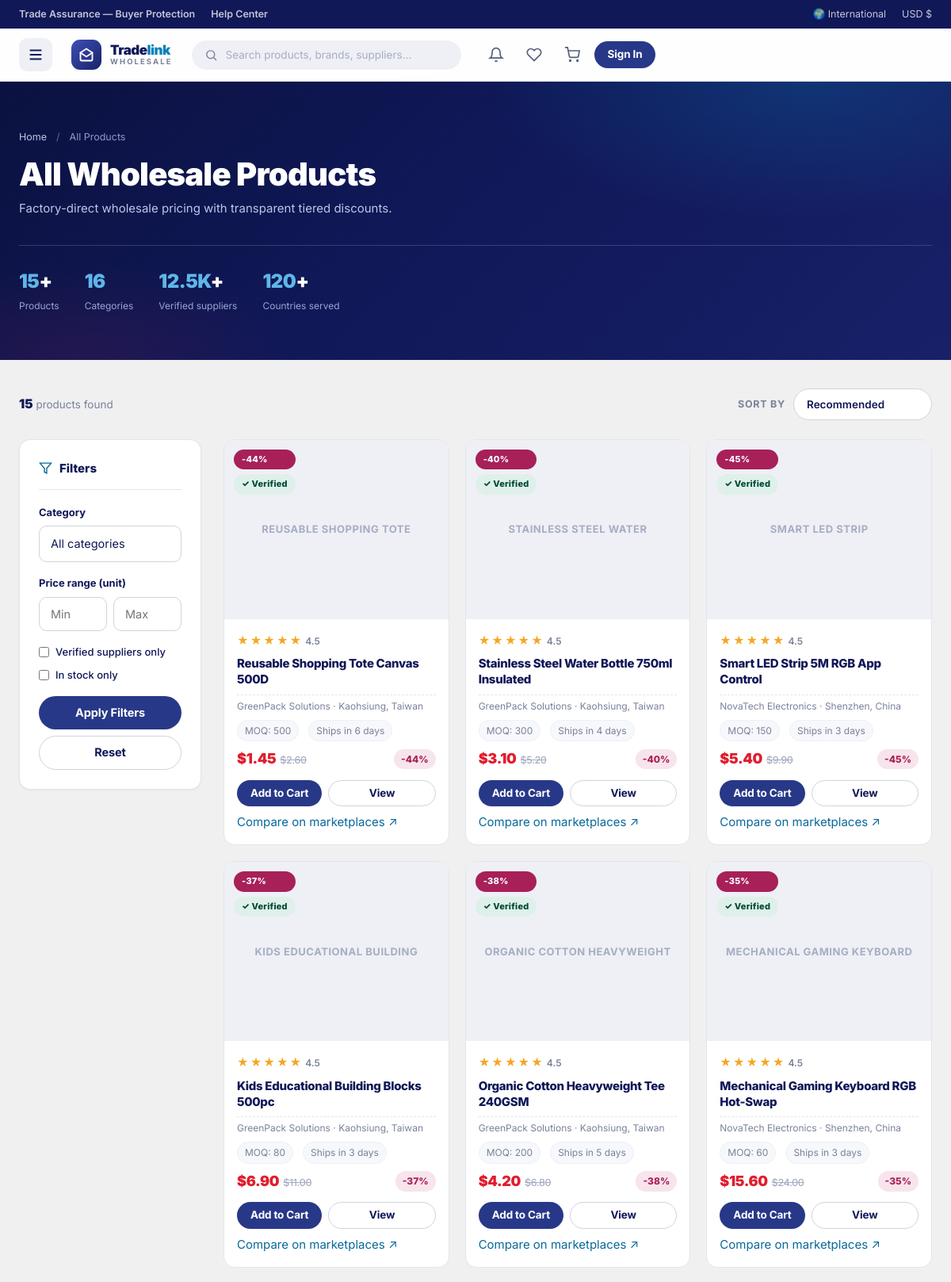
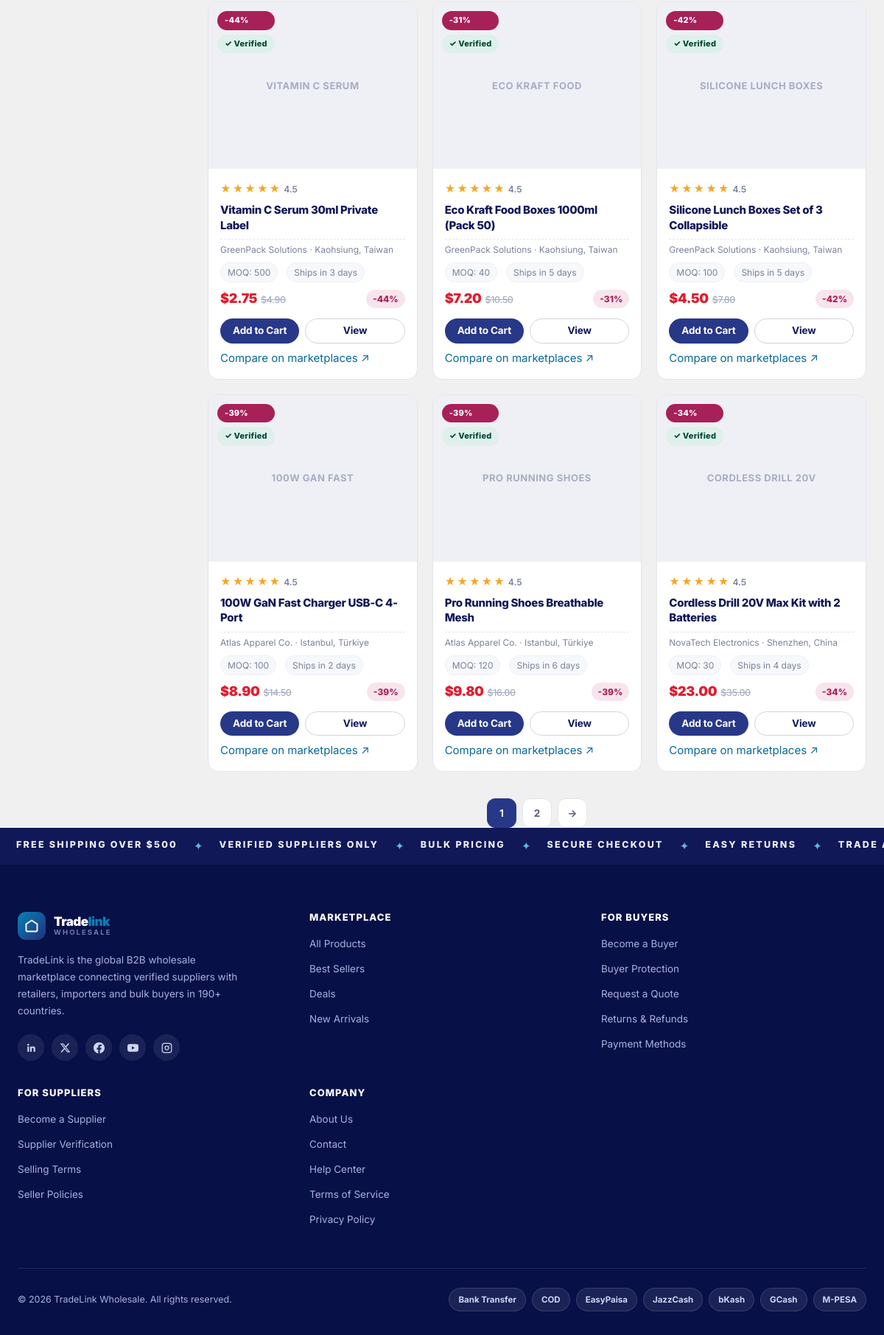
Page /products on the committed database (2 pictures, top to bottom).
### tables this page shows
CREATE TABLE products (
    id INTEGER PRIMARY KEY AUTOINCREMENT,
    supplier_id INTEGER NOT NULL REFERENCES suppliers(id),
    category_id INTEGER NOT NULL REFERENCES categories(id),
    name TEXT NOT NULL,
    slug TEXT UNIQUE NOT NULL,
    sku TEXT,
    description TEXT DEFAULT '',
    specifications TEXT DEFAULT '',
    moq INTEGER DEFAULT 50,
    price REAL NOT NULL DEFAULT 0,
    old_price REAL,
    stock INTEGER DEFAULT 0,
    low_stock_threshold INTEGER DEFAULT 20,
    status TEXT DEFAULT 'pending',  -- pending | approved | rejected
    image TEXT DEFAULT '',
    ship_time TEXT DEFAULT 'Ships in 3-5 days',
    views INTEGER DEFAULT 0,
    sold INTEGER DEFAULT 0,
    created_at TEXT DEFAULT (datetime('now'))
);

CREATE TABLE suppliers (
    id INTEGER PRIMARY KEY AUTOINCREMENT,
    user_id INTEGER UNIQUE NOT NULL REFERENCES users(id),
    company_name TEXT NOT NULL,
    slug TEXT UNIQUE NOT NULL,
    country TEXT NOT NULL,
    years_in_business INTEGER DEFAULT 1,
    business_type TEXT DEFAULT 'Manufacturer',
    description TEXT DEFAULT '',
    certifications TEXT DEFAULT '',
    verification_status TEXT DEFAULT 'pending', -- pending | under_review | verified | rejected
    response_rate INTEGER DEFAULT 95,
    response_time TEXT DEFAULT '4h',
    rating_avg REAL DEFAULT 0,
    rating_count INTEGER DEFAULT 0,
    orders_completed INTEGER DEFAULT 0,
    created_at TEXT DEFAULT (datetime('now'))
);

### app.py (the view)
@app.route("/products")
def products():
    cat_slug = request.args.get("cat", "")
    q = request.args.get("q", "").strip()
    sort = request.args.get("sort", "recommended")
    min_price = request.args.get("min", type=float)
    max_price = request.args.get("max", type=float)
    verified_only = request.args.get("verified") == "1"
    in_stock = request.args.get("stock") == "1"
    page = max(1, request.args.get("page", 1, type=int))
    per_page = 12
    sql = """SELECT p.*, s.company_name, s.country AS s_country, s.verification_status,
                    c.name AS category_name, c.slug AS category_slug,
                    (SELECT COALESCE(AVG(rating),0) FROM reviews r WHERE r.product_id=p.id) avg_rating
             FROM products p
             JOIN suppliers s ON s.id=p.supplier_id
             JOIN categories c ON c.id=p.category_id
             WHERE p.status='approved' """
    params = []
    if cat_slug:
        sql += "AND c.slug=? "
        params.append(cat_slug)
    if q:
        sql += "AND (p.name LIKE ? OR p.sku LIKE ? OR p.description LIKE ? OR p.specifications LIKE ? OR s.company_name LIKE ?) "
        like = f"%{q}%"
        params += [like] * 5
    if min_price is not None:
        sql += "AND p.price>=? "
        params.append(min_price)
    if max_price is not None:
        sql += "AND p.price<=? "
        params.append(max_price)
    if verified_only:
        sql += "AND s.verification_status='verified' "
    if in_stock:
        sql += "AND p.stock>0 "
    sort_map = {"newest": "p.created_at DESC", "price_asc": "p.price ASC", "price_desc": "p.price DESC",
                "rating": "avg_rating DESC", "popular": "p.sold DESC", "discount": "(p.old_price-p.price)/p.price DESC"}
    sql += "ORDER BY " + sort_map.get(sort, "p.sold DESC")
    sql += " LIMIT ? OFFSET ?"
    params += [per_page, (page - 1) * per_page]
    items = g.db.execute(sql, params).fetchall()
    total = g.db.execute(
        "SELECT COUNT(*) c FROM products p JOIN suppliers s ON s.id=p.supplier_id JOIN categories c ON c.id=p.category_id WHERE p.status='approved'").fetchone()["c"]
    cats = g.db.execute("SELECT * FROM categories ORDER BY sort_order").fetchall()
    return render_template("products.html", items=items, cats=cats, total=total,
                           page=page, per_page=per_page, q=q, cat_slug=cat_slug,
                           sort=sort, verified_only=verified_only, in_stock=in_stock,
                           min_price=min_price, max_price=max_price)

### templates/products.html (shortened to what this page needs)
{% extends "base.html" %}
{% block content %}
<div class="page-band">
  <div class="container">
    <nav class="breadcrumb">
      <a href="{{ url_for('home') }}">Home</a><span class="sep">/</span>
      {% if cat_slug %}<a href="{{ url_for('products') }}">Products</a><span class="sep">/</span><span>{{ cat_slug|replace('-', ' ')|title }}</span>
      {% else %}<span>All Products</span>{% endif %}
    </nav>
    <h1>
      {% if q %}Results for “{{ q }}”{% elif cat_slug %}{{ cat_slug|replace('-', ' ')|title }}{% else %}All Wholesale Products{% endif %}
    </h1>
    <p>{% if q %}Search results across {{ total }} wholesale products.{% elif cat_slug %}Verified bulk inventory in this category, priced by volume.{% else %}Factory-direct wholesale pricing with transparent tiered discounts.{% endif %}</p>
    <div class="band-stats">
      <div class="band-stat"><b><em>{{ total }}</em>+</b><span>Products</span></div>
      <div class="band-stat"><b><em>{{ cats|length }}</em></b><span>Categories</span></div>
      <div class="band-stat"><b><em>12.5K</em>+</b><span>Verified suppliers</span></div>
      <div class="band-stat"><b><em>120</em>+</b><span>Countries served</span></div>
    </div>
  </div>
</div>
<div class="container" style="padding-top:36px">
  <div class="toolbar">
    <div class="toolbar__count"><b>{{ total }}</b> products found</div>
    <form method="get" class="toolbar__sort">
      <label>Sort by</label>
      <select name="sort" class="form-control" onchange="this.form.submit()">
        <option value="recommended" {% if sort=='recommended' %}selected{% endif %}>Recommended</option>
      </select>
    </form>
  </div>
  <div style="display:grid;grid-template-columns:230px 1fr;gap:28px;align-items:start">
    <aside class="panel filter-card">
      <div class="filter-card__title"><svg viewBox="0 0 24 24" fill="none" stroke="currentColor" stroke-width="2"><path d="M22 3H2l8 9.46V19l4 2v-8.54L22 3z"/></svg>Filters</div>
      <form method="get" id="filterForm">
        <div class="form-group">
          <label>Category</label>
          <select name="cat" class="form-control" onchange="this.form.submit()">
            <option value="">All categories</option>
          </select>
        </div>
        <div class="form-group">
          <label>Price range (unit)</label>
          <div style="display:flex;gap:8px">
            <input type="number" name="min" class="form-control" placeholder="Min" value="{{ min_price or '' }}">
            <input type="number" name="max" class="form-control" placeholder="Max" value="{{ max_price or '' }}">
          </div>
        </div>
        <div class="form-group">
          <label style="display:flex;align-items:center;gap:8px;cursor:pointer;font-weight:500">
            <input type="checkbox" name="verified" value="1" {% if verified_only %}checked{% endif %} onchange="this.form.submit()">
            Verified suppliers only
          </label>
          <label style="display:flex;align-items:center;gap:8px;cursor:pointer;font-weight:500;margin-top:8px">
            <input type="checkbox" name="stock" value="1" {% if in_stock %}checked{% endif %} onchange="this.form.submit()">
            In stock only
          </label>
        </div>
        <button class="btn btn-primary btn-block" type="submit">Apply Filters</button>
        <a href="{{ url_for('products') }}" class="btn btn-outline btn-block" style="margin-top:8px">Reset</a>
      </form>
    </aside>
    <div>
      {% if items %}
      <div class="grid">
        {% for p in items %}
        <article class="card">
          <div class="card__media">
            <div class="ph">{{ p.name.split(' ')[:3]|join(' ') }}</div>
            <div class="card__badges">
              {% if p.old_price %}<span class="badge badge-sale">-{{ ((1 - p.price/p.old_price)*100)|round|int }}%</span>{% endif %}
              {% if p.verification_status == 'verified' %}<span class="badge badge-verified">✓ Verified</span>{% endif %}
            </div>
          </div>
          <div class="card__body">
            <div class="rating-row"><span class="stars">★★★★★</span> <span>{{ '%.1f'|format(p.avg_rating or 4.5) }}</span></div>
            <h3 class="card__title"><a href="{{ url_for('product', slug=p.slug) }}">{{ p.name }}</a></h3>
            <div class="card__supplier"><span>{{ p.company_name }} · {{ p.s_country }}</span></div>
            <div class="card__meta"><span>MOQ: {{ p.moq }}</span><span>{{ p.ship_time }}</span></div>
            <div class="price-row">
              <span class="card__price">${{ '%.2f'|format(p.price) }}{% if p.old_price %}<small>${{ '%.2f'|format(p.old_price) }}</small>{% endif %}</span>
              {% if p.old_price %}<span class="card__discount">-{{ ((1 - p.price/p.old_price)*100)|round|int }}%</span>{% endif %}
            </div>
            <div class="card__actions">
              <form method="post" action="{{ url_for('cart_add') }}">
                <button class="btn btn-primary btn-sm" style="width:100%">Add to Cart</button>
              </form>
              <a class="btn btn-outline btn-sm" href="{{ url_for('product', slug=p.slug) }}">View</a>
            </div>
            {% include "_mkt_card.html" %}
          </div>
        </article>
        {% endfor %}
      </div>
      <div class="pagination">
        {% for i in range(1, ((total-1)//per_page)+2) %}
          {% if i == page %}<span class="current">{{ i }}</span>
          {% elif i < 8 %}<a href="{{ url_for('products', page=i, q=q, cat=cat_slug, sort=sort) }}">{{ i }}</a>{% endif %}
        {% endfor %}
        {% if page * per_page < total %}
        <a href="{{ url_for('products', page=page+1, q=q, cat=cat_slug, sort=sort) }}">→</a>
        {% endif %}
      </div>
      {% else %}
      <div class="empty">
        <svg viewBox="0 0 24 24" fill="none" stroke="currentColor" stroke-width="1.5"><circle cx="11" cy="11" r="7"/><path d="M21 21l-4.3-4.3"/></svg>
        <h3>No products found</h3>
        <p>Try adjusting your filters or search terms.</p>
      </div>
      {% endif %}
    </div>
  </div>
</div>
{% endblock %}

### templates/_mkt_card.html
{% set prod = item if item is defined else p %}
<a class="mkt-card" href="{{ mkts(prod.name)[0][1] }}" target="_blank" rel="noopener nofollow"
   title="Compare on Alibaba, DHGate, Made-in-China, 1688 — opens external search for {{ prod.name }}">Compare on marketplaces ↗</a>

### rows in the picture
products: name.split "REUSABLE SHOPPING TOTE", ((1-p.price/p.old_price)*100)|round|int "44", avg_rating "4.5", name "Reusable Shopping Tote Canvas 500D", company_name "GreenPack Solutions", s_country "Kaohsiung, Taiwan", moq "500", ship_time "Ships in 6 days", price "1.45", old_price "2.60"
products: name.split "STAINLESS STEEL WATER", ((1-p.price/p.old_price)*100)|round|int "40", avg_rating "4.5", name "Stainless Steel Water Bottle 750ml Insulated", company_name "GreenPack Solutions", s_country "Kaohsiung, Taiwan", moq "300", ship_time "Ships in 4 days", price "3.10", old_price "5.20"
products: name.split "SMART LED STRIP", ((1-p.price/p.old_price)*100)|round|int "45", avg_rating "4.5", name "Smart LED Strip 5M RGB App Control", company_name "NovaTech Electronics", s_country "Shenzhen, China", moq "150", ship_time "Ships in 3 days", price "5.40", old_price "9.90"
products: name.split "KIDS EDUCATIONAL BUILDING", ((1-p.price/p.old_price)*100)|round|int "37", avg_rating "4.5", name "Kids Educational Building Blocks 500pc", company_name "GreenPack Solutions", s_country "Kaohsiung, Taiwan", moq "80", ship_time "Ships in 3 days", price "6.90", old_price "11.00"
products: name.split "ORGANIC COTTON HEAVYWEIGHT", ((1-p.price/p.old_price)*100)|round|int "38", avg_rating "4.5", name "Organic Cotton Heavyweight Tee 240GSM", company_name "GreenPack Solutions", s_country "Kaohsiung, Taiwan", moq "200", ship_time "Ships in 5 days", price "4.20", old_price "6.80"
products: name.split "MECHANICAL GAMING KEYBOARD", ((1-p.price/p.old_price)*100)|round|int "35", avg_rating "4.5", name "Mechanical Gaming Keyboard RGB Hot-Swap", company_name "NovaTech Electronics", s_country "Shenzhen, China", moq "60", ship_time "Ships in 3 days", price "15.60", old_price "24.00"
products: name.split "VITAMIN C SERUM", ((1-p.price/p.old_price)*100)|round|int "44", avg_rating "4.5", name "Vitamin C Serum 30ml Private Label", company_name "GreenPack Solutions", s_country "Kaohsiung, Taiwan", moq "500", ship_time "Ships in 3 days", price "2.75", old_price "4.90"
products: name.split "ECO KRAFT FOOD", ((1-p.price/p.old_price)*100)|round|int "31", avg_rating "4.5", name "Eco Kraft Food Boxes 1000ml (Pack 50)", company_name "GreenPack Solutions", s_country "Kaohsiung, Taiwan", moq "40", ship_time "Ships in 5 days", price "7.20", old_price "10.50"
products: name.split "SILICONE LUNCH BOXES", ((1-p.price/p.old_price)*100)|round|int "42", price "4.5", name "Silicone Lunch Boxes Set of 3 Collapsible", company_name "GreenPack Solutions", s_country "Kaohsiung, Taiwan", moq "100", ship_time "Ships in 5 days", price "4.50", old_price "7.80"
products: name.split "100W GAN FAST", ((1-p.price/p.old_price)*100)|round|int "39", avg_rating "4.5", name "100W GaN Fast Charger USB-C 4-Port", company_name "Atlas Apparel Co.", s_country "Istanbul, Türkiye", moq "100", ship_time "Ships in 2 days", price "8.90", old_price "14.50"
products: name.split "PRO RUNNING SHOES", ((1-p.price/p.old_price)*100)|round|int "39", avg_rating "4.5", name "Pro Running Shoes Breathable Mesh", company_name "Atlas Apparel Co.", s_country "Istanbul, Türkiye", moq "120", ship_time "Ships in 6 days", price "9.80", old_price "16.00"
products: name.split "CORDLESS DRILL 20V", ((1-p.price/p.old_price)*100)|round|int "34", avg_rating "4.5", name "Cordless Drill 20V Max Kit with 2 Batteries", company_name "NovaTech Electronics", s_country "Shenzhen, China", moq "30", ship_time "Ships in 4 days", price "23.00", old_price "35.00"

### other values in the picture
{{ g.user.country if g.user else 'International' }} "International"
{{ total }} "15"
{{ cats|length }} "16"
{{ i }} "1"
{{ i }} "2"
